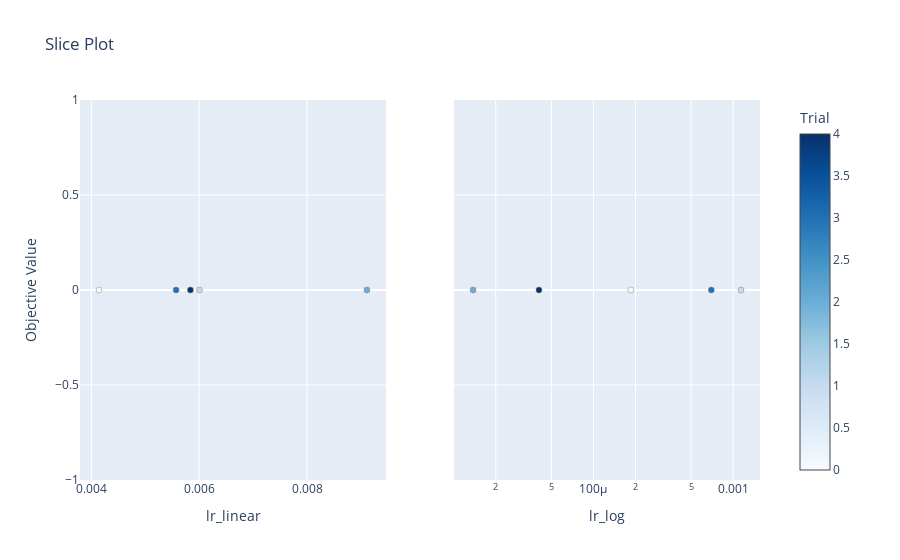

Notebook code cell kept with this figure:
### Markdown cell above
#### Slice Plot

Shows how the objective value changes with respect to each hyperparameter individually. It helps to find:

* good parameter ranges,
* monotonic relationships,
* noisy parameters.

##### Axes Explanation

**X-axis — One Hyperparameter**

* Each subplot uses a single hyperparameter on the horizontal axis.
* Tick marks = the sampled values of that parameter.

**Y-axis — Objective Value**

* Shows how the objective changes for different values of that hyperparameter.
* Tick marks = objective values achieved by the trials.

**Points**

* Each point = one trial.
* Patterns show good ranges, monotonic trends, or noisy behavior.

### Code cell
from optuna.visualization import plot_slice
plot_slice(study)

### Figure 1 — Plotly figure (JSON) as saved in the notebook; plotly's stock layout.template omitted (floating-point values rounded to 4 significant figures)
{"data": [{"marker": {"color": [0, 1, 2, 3, 4], "colorbar": {"title": {"text": "Trial"}, "x": 1, "xpad": 40}, "colorscale": [[0, "rgb(247,251,255)"], [0.125, "rgb(222,235,247)"], [0.25, "rgb(198,219,239)"], [0.375, "rgb(158,202,225)"], [0.5, "rgb(107,174,214)"], [0.625, "rgb(66,146,198)"], [0.75, "rgb(33,113,181)"], [0.875, "rgb(8,81,156)"], [1, "rgb(8,48,107)"]], "line": {"color": "Grey", "width": 0.5}, "showscale": true}, "mode": "markers", "name": "Feasible Trial", "showlegend": false, "type": "scatter", "x": [0.004143, 0.006007, 0.009112, 0.005572, 0.005837], "xaxis": "x", "y": [0, 0, 0, 0, 0], "yaxis": "y"}, {"marker": {"color": [0, 1, 2, 3, 4], "colorbar": {"title": {"text": "Trial"}, "x": 1, "xpad": 40}, "colorscale": [[0, "rgb(247,251,255)"], [0.125, "rgb(222,235,247)"], [0.25, "rgb(198,219,239)"], [0.375, "rgb(158,202,225)"], [0.5, "rgb(107,174,214)"], [0.625, "rgb(66,146,198)"], [0.75, "rgb(33,113,181)"], [0.875, "rgb(8,81,156)"], [1, "rgb(8,48,107)"]], "line": {"color": "Grey", "width": 0.5}, "showscale": false}, "mode": "markers", "name": "Feasible Trial", "showlegend": false, "type": "scatter", "x": [0.0001851, 0.001136, 1.377e-05, 0.000697, 4.078e-05], "xaxis": "x2", "y": [0, 0, 0, 0, 0], "yaxis": "y2"}], "layout": {"title": {"text": "Slice Plot"}, "xaxis": {"anchor": "y", "domain": [0, 0.45], "title": {"text": "lr_linear"}}, "xaxis2": {"anchor": "y2", "domain": [0.55, 1], "title": {"text": "lr_log"}, "type": "log"}, "yaxis": {"anchor": "x", "domain": [0, 1], "title": {"text": "Objective Value"}}, "yaxis2": {"anchor": "x2", "domain": [0, 1], "matches": "y", "showticklabels": false}}}
